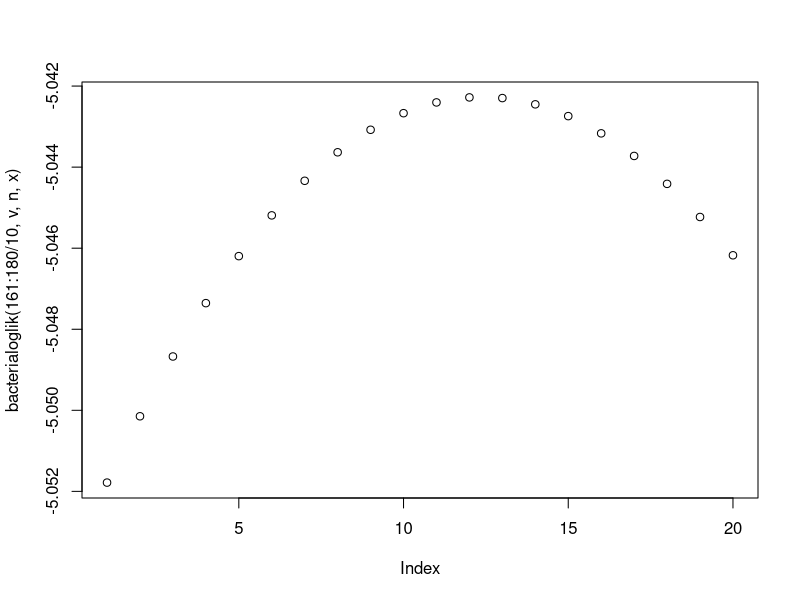

Recreate this plot in R.
#Perform Log Likelihood
bacterialoglik_helper<-\(theta,v,n,x){
  stopifnot(length(v)==length(n),length(n)==length(x))
  k<-length(n)
  
  #∑log(ni choose xi)
  #pt1 <- sum(log(choose(n,x)))
  
  #∑-xi*theta*vi
  pt2 <- sum(-x*theta*v)
  
  #∑(ni-xi)log(1-e^-thetavi)
  pt3 <- sum((n-x)*log(1-exp(-theta*v)))
  
  return(pt2+pt3)
}

#Vectorize
bacterialoglik <- \(theta,v,n,x){
  sapply(theta, \(thet)bacterialoglik_helper(thet,v,n,x))
}

v<-c(1/100, 1/10, 1)
n<-c(5,5,2)
x<-c(4,1,0)

plot(bacterialoglik(161:180/10,v,n,x))

#unvectorized original tests:
#bacterialoglik(1,v,n,xx)
#plot(sapply(0:500/10,\(x)bacterialoglik(x,v,n,xx)))
#plot(sapply(101:200/10,\(x)bacterialoglik(x,v,n,xx)))
#plot(sapply(161:180/10,\(x)bacterialoglik(x,v,n,xx)))
